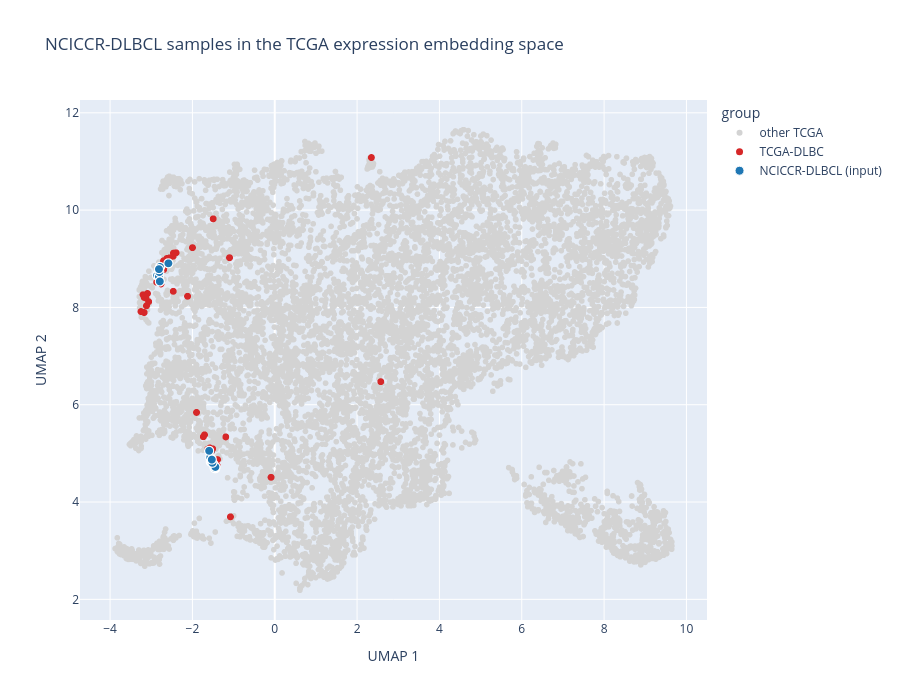

The notebook cell this image was saved under:
### Code cell
import plotly.express as px
import plotly.graph_objects as go

fig = px.scatter(
    points, x="umap_1", y="umap_2", color="group", render_mode="webgl",
    category_orders={"group": ["other TCGA", "TCGA-DLBC", "NCICCR-DLBCL (input)"]},
    color_discrete_map={"other TCGA": "lightgray", "TCGA-DLBC": "#d62728", "NCICCR-DLBCL (input)": "#1f77b4"},
    hover_name="case_id", hover_data={"project_id": True, "primary_site": True, "group": False, "umap_1": False, "umap_2": False},
    width=900, height=700, title="NCICCR-DLBCL samples in the TCGA expression embedding space",
)

# draw a line from each input to its nearest TCGA neighbor, beneath the points
tcga_row = {fid: i for i, fid in enumerate(tcga["file_id"])}
input_xy = coords[len(X_tcga):]
nn_xy = coords[nearest["file_id"].map(tcga_row).to_numpy()]
gap = np.full(len(input_xy), np.nan)  # breaks the line between pairs
fig.add_trace(go.Scatter(
    x=np.column_stack([input_xy[:, 0], nn_xy[:, 0], gap]).ravel(),
    y=np.column_stack([input_xy[:, 1], nn_xy[:, 1], gap]).ravel(),
    mode="lines", line={"color": "black", "width": 1}, hoverinfo="skip", showlegend=False,
))
fig.data = fig.data[:1] + fig.data[-1:] + fig.data[1:-1]
fig.update_traces(selector={"name": "TCGA-DLBC"}, marker_size=7)
fig.update_traces(selector={"name": "NCICCR-DLBCL (input)"}, marker={"size": 9, "line": {"color": "white", "width": 1}})
fig.update_layout(xaxis_title="UMAP 1", yaxis_title="UMAP 2")
fig.show()

### Figure 1 — Plotly figure (JSON) as saved in the notebook; plotly's stock layout.template omitted (floating-point values rounded to 4 significant figures; data arrays with more than 128 entries replaced by an {"elided": "..."} marker saying what was removed)
{"data": [{"customdata": {"elided": "10109x3 str values"}, "hovertemplate": "<b>%{hovertext}</b><br><br>project_id=%{customdata[0]}<br>primary_site=%{customdata[1]}<extra></extra>", "hovertext": {"elided": "10109 str values"}, "legendgroup": "other TCGA", "marker": {"color": "lightgray", "symbol": "circle"}, "mode": "markers", "name": "other TCGA", "showlegend": true, "type": "scattergl", "x": {"elided": "10109 float values"}, "xaxis": "x", "y": {"elided": "10109 float values"}, "yaxis": "y"}, {"hoverinfo": "skip", "line": {"color": "black", "width": 1}, "mode": "lines", "showlegend": false, "type": "scatter", "x": [-2.583, -2.468, NaN, -1.553, -1.575, NaN, -2.828, -2.868, NaN, -1.464, -1.468, NaN, -1.486, -1.455, NaN, -1.445, -1.455, NaN, -2.844, -2.798, NaN, -2.858, -2.782, NaN, -2.816, -2.868, NaN, -1.566, -1.189, NaN, -2.792, -2.798, NaN, -1.459, -1.455, NaN, -1.442, -1.455, NaN, -1.534, -1.492, NaN, -1.515, -1.492, NaN, -2.787, -2.621, NaN, -1.593, -1.637, NaN, -2.803, -2.798, NaN, -2.812, -2.798, NaN, -1.529, -1.575, NaN], "y": [8.906, 9.052, NaN, 4.829, 4.934, NaN, 8.712, 8.519, NaN, 4.736, 4.761, NaN, 4.774, 4.702, NaN, 4.693, 4.702, NaN, 8.663, 8.682, NaN, 8.657, 8.511, NaN, 8.639, 8.519, NaN, 4.919, 5.339, NaN, 8.534, 8.682, NaN, 4.699, 4.702, NaN, 4.721, 4.702, NaN, 4.848, 4.813, NaN, 4.807, 4.813, NaN, 8.831, 9.005, NaN, 5.053, 5.148, NaN, 8.728, 8.682, NaN, 8.786, 8.682, NaN, 4.872, 4.934, NaN]}, {"customdata": {"elided": "48x3 str values"}, "hovertemplate": "<b>%{hovertext}</b><br><br>project_id=%{customdata[0]}<br>primary_site=%{customdata[1]}<extra></extra>", "hovertext": ["TCGA-RQ-A68N", "TCGA-FF-8042", "TCGA-GS-A9TQ", "TCGA-FF-A7CW", "TCGA-RQ-A6JB", "TCGA-GS-A9TZ", "TCGA-RQ-AAAT", "TCGA-GR-A4D5", "TCGA-FA-A86F", "TCGA-FF-A7CR", "TCGA-FF-A7CX", "TCGA-GR-7351", "TCGA-G8-6325", "TCGA-GR-A4D9", "TCGA-GS-A9U4", "TCGA-FA-A6HN", "TCGA-GS-A9TX", "TCGA-FF-8062", "TCGA-GR-A4D6", "TCGA-G8-6906", "TCGA-GS-A9TU", "TCGA-FF-8047", "TCGA-GS-A9U3", "TCGA-FF-8043", "TCGA-GS-A9TT", "TCGA-FA-A4XK", "TCGA-GR-A4D4", "TCGA-FA-A82F", "TCGA-G8-6914", "TCGA-FA-A6HO", "TCGA-G8-6326", "TCGA-FA-A7Q1", "TCGA-FA-A7DS", "TCGA-GS-A9TW", "TCGA-FF-8061", "TCGA-G8-6909", "TCGA-GS-A9TV", "TCGA-VB-A8QN", "TCGA-FF-8041", "TCGA-GS-A9TY", "TCGA-G8-6324", "TCGA-G8-6907", "TCGA-FA-8693", "TCGA-FF-8046", "TCGA-FA-A4BB", "TCGA-FF-A7CQ", "TCGA-GR-7353", "TCGA-FM-8000"], "legendgroup": "TCGA-DLBC", "marker": {"color": "#d62728", "size": 7, "symbol": "circle"}, "mode": "markers", "name": "TCGA-DLBC", "showlegend": true, "type": "scattergl", "x": [-2.657, -3.092, -1.501, -2.782, -1.473, -1.735, -1.076, 2.576, -1.468, -1.455, -1.575, -2.557, -2.699, -1.418, -1.189, -2.775, -1.4, -0.08951, -2.763, -2.621, -1.487, -2.7, -1.098, -3.116, -1.508, -1.706, -1.899, -1.39, -2.468, -2.798, -2.459, -1.631, -1.492, -1.576, -2.868, -3.199, 2.348, -2.118, -3.13, -3.248, -1.998, -3.172, -2.396, -2.464, -1.495, -1.551, -3.063, -3.171], "xaxis": "x", "y": [8.86, 8.286, 4.816, 8.511, 4.837, 5.342, 3.696, 6.474, 4.761, 4.702, 4.934, 9.018, 8.777, 4.718, 5.339, 8.709, 4.75, 4.508, 8.483, 9.005, 4.785, 8.959, 9.022, 8.033, 5.095, 5.381, 5.842, 4.872, 9.052, 8.682, 9.116, 5.084, 4.813, 5.112, 8.519, 8.261, 11.08, 8.229, 8.194, 7.915, 9.228, 8.206, 9.124, 8.331, 9.82, 5.015, 8.118, 7.895], "yaxis": "y"}, {"customdata": [["NCICCR-DLBCL", "Lymph nodes", "NCICCR-DLBCL (input)"], ["NCICCR-DLBCL", "Lymph nodes", "NCICCR-DLBCL (input)"], ["NCICCR-DLBCL", "Lymph nodes", "NCICCR-DLBCL (input)"], ["NCICCR-DLBCL", "Lymph nodes", "NCICCR-DLBCL (input)"], ["NCICCR-DLBCL", "Lymph nodes", "NCICCR-DLBCL (input)"], ["NCICCR-DLBCL", "Lymph nodes", "NCICCR-DLBCL (input)"], ["NCICCR-DLBCL", "Lymph nodes", "NCICCR-DLBCL (input)"], ["NCICCR-DLBCL", "Lymph nodes", "NCICCR-DLBCL (input)"], ["NCICCR-DLBCL", "Lymph nodes", "NCICCR-DLBCL (input)"], ["NCICCR-DLBCL", "Lymph nodes", "NCICCR-DLBCL (input)"], ["NCICCR-DLBCL", "Lymph nodes", "NCICCR-DLBCL (input)"], ["NCICCR-DLBCL", "Lymph nodes", "NCICCR-DLBCL (input)"], ["NCICCR-DLBCL", "Lymph nodes", "NCICCR-DLBCL (input)"], ["NCICCR-DLBCL", "Lymph nodes", "NCICCR-DLBCL (input)"], ["NCICCR-DLBCL", "Lymph nodes", "NCICCR-DLBCL (input)"], ["NCICCR-DLBCL", "Lymph nodes", "NCICCR-DLBCL (input)"], ["NCICCR-DLBCL", "Lymph nodes", "NCICCR-DLBCL (input)"], ["NCICCR-DLBCL", "Lymph nodes", "NCICCR-DLBCL (input)"], ["NCICCR-DLBCL", "Lymph nodes", "NCICCR-DLBCL (input)"], ["NCICCR-DLBCL", "Lymph nodes", "NCICCR-DLBCL (input)"]], "hovertemplate": "<b>%{hovertext}</b><br><br>project_id=%{customdata[0]}<br>primary_site=%{customdata[1]}<extra></extra>", "hovertext": ["DLBCL10451", "DLBCL10508", "DLBCL10520", "DLBCL10525", "DLBCL10861", "DLBCL10877", "DLBCL10880", "DLBCL10887", "DLBCL10931", "DLBCL10965", "DLBCL10973", "DLBCL10977", "DLBCL10994", "DLBCL11443", "DLBCL11445", "DLBCL11487", "DLBCL11576", "DLBCL11659", "DLBCL11665", "DLBCL11676"], "legendgroup": "NCICCR-DLBCL (input)", "marker": {"color": "#1f77b4", "line": {"color": "white", "width": 1}, "size": 9, "symbol": "circle"}, "mode": "markers", "name": "NCICCR-DLBCL (input)", "showlegend": true, "type": "scattergl", "x": [-2.583, -1.553, -2.828, -1.464, -1.486, -1.445, -2.844, -2.858, -2.816, -1.566, -2.792, -1.459, -1.442, -1.534, -1.515, -2.787, -1.593, -2.803, -2.812, -1.529], "xaxis": "x", "y": [8.906, 4.829, 8.712, 4.736, 4.774, 4.693, 8.663, 8.657, 8.639, 4.919, 8.534, 4.699, 4.721, 4.848, 4.807, 8.831, 5.053, 8.728, 8.786, 4.872], "yaxis": "y"}], "layout": {"height": 700, "legend": {"title": {"text": "group"}, "tracegroupgap": 0}, "title": {"text": "NCICCR-DLBCL samples in the TCGA expression embedding space"}, "width": 900, "xaxis": {"anchor": "y", "domain": [0, 1], "title": {"text": "UMAP 1"}}, "yaxis": {"anchor": "x", "domain": [0, 1], "title": {"text": "UMAP 2"}}}}
